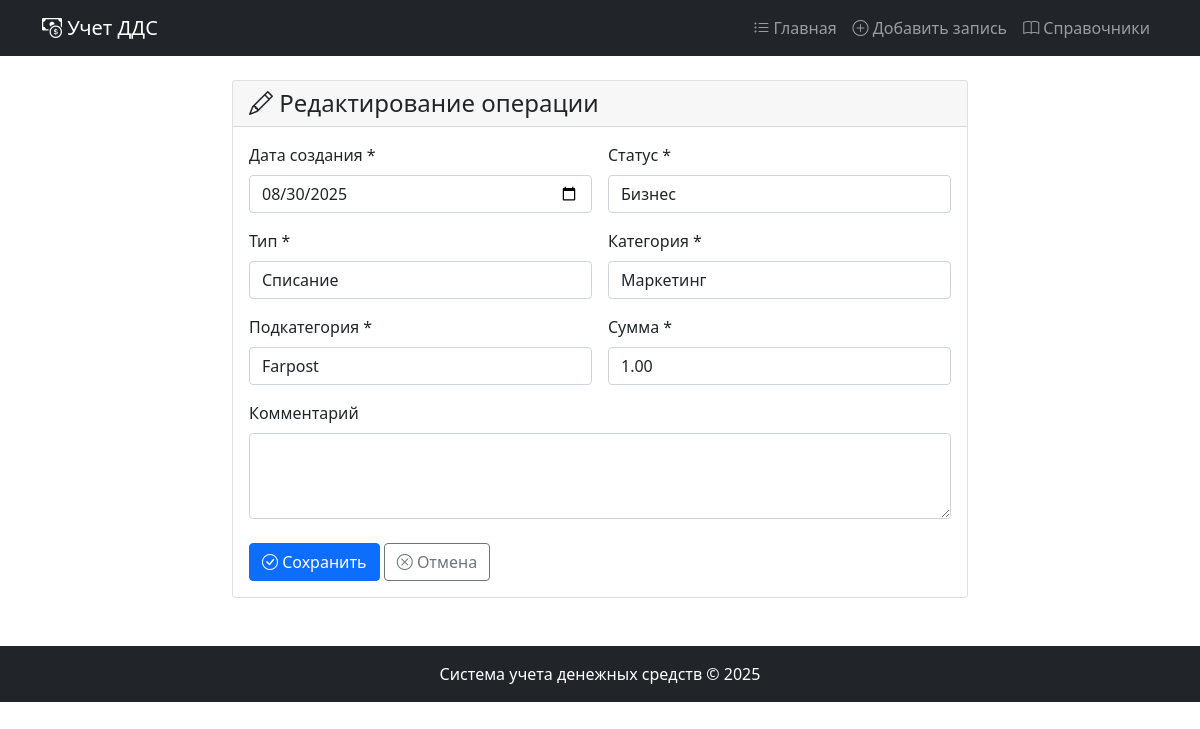
/update/34/, run on the app's committed database.
### table/models.py (models this page shows, shortened)
class FinancialTransaction(models.Model):
    created_date = models.DateField()
    status = models.ForeignKey(Status, on_delete=models.SET_NULL, null=True)
    transaction_type = models.ForeignKey(TransactionType, on_delete=models.SET_NULL, null=True)
    category = models.ForeignKey(Category, on_delete=models.SET_NULL, null=True)
    subcategory = models.ForeignKey(Subcategory, on_delete=models.SET_NULL, null=True)
    amount = models.DecimalField(max_digits=12, decimal_places=2)
    comment = models.TextField(blank=True)
    created_at = models.DateTimeField(auto_now_add=True)
    updated_at = models.DateTimeField(auto_now=True)
    class Meta:
        ordering = ['-created_date', '-id']

### table/views.py (the view)
# urls.py: path('update/<int:pk>/', views.TransactionUpdateView.as_view(), name='transaction_update'),
class TransactionUpdateView(UpdateView):
    model = FinancialTransaction
    form_class = FinancialTransactionForm
    template_name = 'transaction_form.html'
    success_url = reverse_lazy('transaction_list')

### table/models.py (called while the page is built)
    def __str__(self):
        return self.name

    def __str__(self):
        return self.name

    def __str__(self):
        return f"{self.name}"

    def __str__(self):
        return f"{self.name}"

### table/templates/transaction_form.html (shortened to what this page needs)
{% extends 'base.html' %}
{% block content %}
<div class="row justify-content-center">
    <div class="col-md-8">
        <div class="card">
            <div class="card-header">
                <h4 class="mb-0">
                    <i class="bi bi-{% if object %}pencil{% else %}plus-circle{% endif %}"></i>
                    {% if object %}Редактирование операции{% else %}Создание новой операции{% endif %}
                </h4>
            </div>
            <div class="card-body">
                <form method="post" novalidate>
                    <div class="row g-3">
                        <div class="col-md-6">
                            <label for="{{ form.created_date.id_for_label }}" class="form-label">
                                {{ form.created_date.label }} *
                            </label>
                            {{ form.created_date }}
                        </div>
                        <div class="col-md-6">
                            <label for="{{ form.status.id_for_label }}" class="form-label">
                                {{ form.status.label }} *
                            </label>
                            {{ form.status }}
                        </div>
                        <div class="col-md-6">
                            <label for="{{ form.transaction_type.id_for_label }}" class="form-label">
                                {{ form.transaction_type.label }} *
                            </label>
                            {{ form.transaction_type }}
                        </div>
                        <div class="col-md-6">
                            <label for="{{ form.category.id_for_label }}" class="form-label">
                                {{ form.category.label }} *
                            </label>
                            {{ form.category }}
                        </div>
                        <div class="col-md-6">
                            <label for="{{ form.subcategory.id_for_label }}" class="form-label">
                                {{ form.subcategory.label }} *
                            </label>
                            {{ form.subcategory }}
                        </div>
                        <div class="col-md-6">
                            <label for="{{ form.amount.id_for_label }}" class="form-label">
                                {{ form.amount.label }} *
                            </label>
                            {{ form.amount }}
                        </div>
                        <div class="col-12">
                            <label for="{{ form.comment.id_for_label }}" class="form-label">
                                {{ form.comment.label }}
                            </label>
                            {{ form.comment }}
                        </div>
                    </div>
                    <div class="mt-4">
                        <button type="submit" class="btn btn-primary">
                            <i class="bi bi-check-circle"></i> Сохранить
                        </button>
                        <a href="{% url 'transaction_list' %}" class="btn btn-outline-secondary">
                            <i class="bi bi-x-circle"></i> Отмена
                        </a>
                    </div>
                </form>
            </div>
        </div>
    </div>
</div>
{% endblock %}

### data on the page
FinancialTransaction: created_date "08/30/2025", status "Бизнес", transaction_type "Списание", category "Маркетинг", subcategory "Farpost", amount "1.00"
